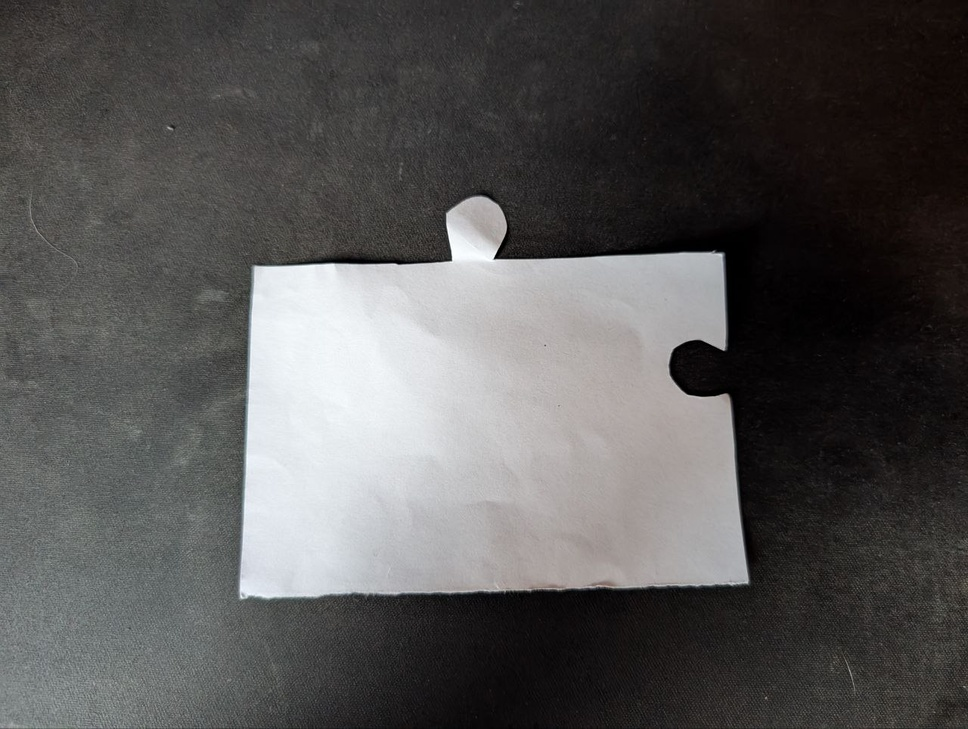
#> input picture Data/6017330782235905212.jpg, 968 x 729 px, shrunk from 1280 x 964 before the run, found by its file name
$ python Canny_detecttor_seperate_edges.py
#> lines starting #> are read from the running program, lines starting #| are printed output that depends on the picture; after the words box and inside, x2 and y2 are one past the last pixel; in counts of white or black regions, pixels touching at a corner belong together
from __future__ import print_function
import cv2 as cv
import numpy as np
import argparse

# Dein bestehendes Bild
src = cv.imread(r"C:\Users\cyril\OneDrive - Hochschule Luzern\Documents\HSLU\3. Semester\PREN1\Simulator\experiments\Data\6017330782235905212.jpg")
#> src is the input picture: shape (729, 968, 3); mean B, G, R 84.2, 84.8, 86
src_gray = cv.cvtColor(src, cv.COLOR_BGR2GRAY)

# Kanten finden
edges = cv.Canny(src_gray, 50, 150)
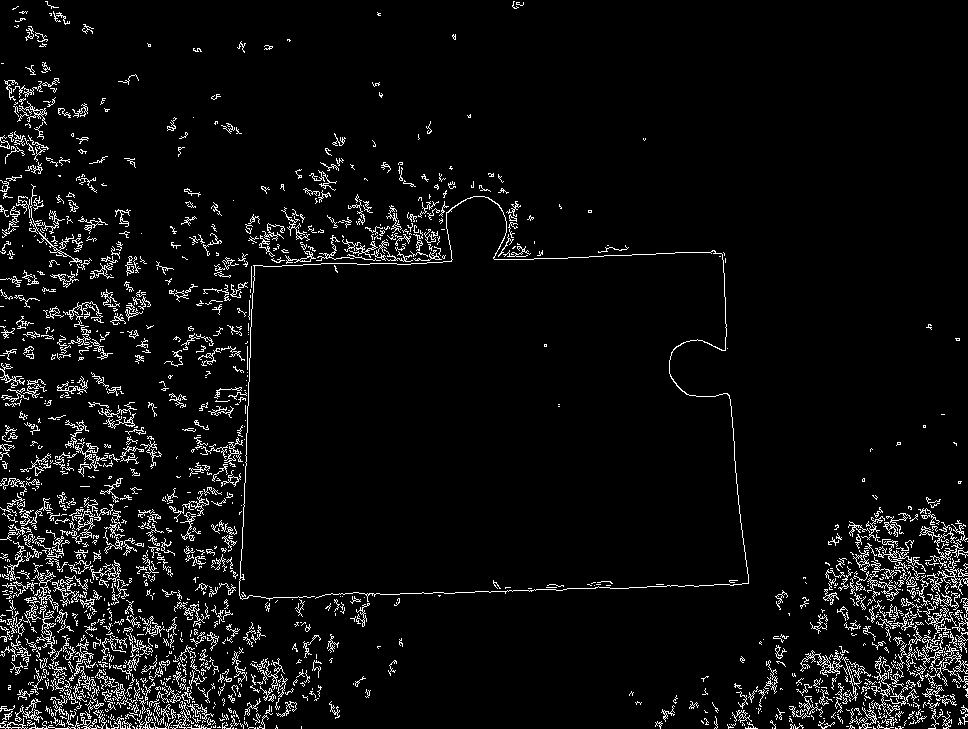
#> edges: shape (729, 968); 5.3% white in thin lines or dots

# Konturen finden
contours, hierarchy = cv.findContours(edges, cv.RETR_EXTERNAL, cv.CHAIN_APPROX_SIMPLE)
#> contours = 1367 contours, 1234 with area under 20; largest, box (x1, y1, x2, y2) and area: (942, 652, 968, 676) 197, (800, 650, 844, 677) 148, (36, 605, 56, 657) 124, (871, 656, 900, 716) 117, (875, 539, 926, 572) 115

# Kopie für die Visualisierung
output = src.copy()

# Alle Konturen zeichnen
cv.drawContours(output, contours, -1, (0,255,0), 2)
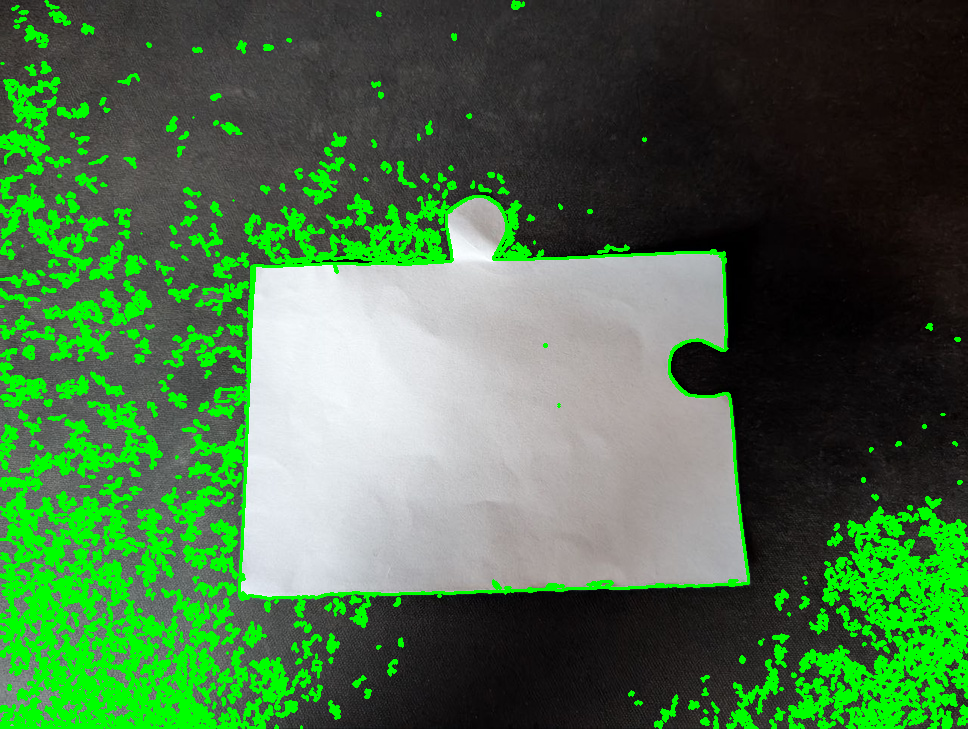
#> output: shape (729, 968, 3); 15.28% of pixels changed, all inside (x1, y1, x2, y2) = (0, 0, 968, 729)

print(f"Anzahl erkannter Objekte: {len(contours)}")
#| Anzahl erkannter Objekte: 1367

# Optional: einzelne Objekte ansprechen
for i, contour in enumerate(contours):
    # Bounding Box
    x, y, w, h = cv.boundingRect(contour)
    cv.rectangle(output, (x, y), (x+w, y+h), (255, 0, 0), 2)
    cv.putText(output, f"Objekt {i+1}", (x, y-10), cv.FONT_HERSHEY_SIMPLEX, 0.5, (255, 255, 255), 1)
#> this loop made 1367 passes
#> (x, y, w, h) on passes 4, 6, 7: (248, 727, 8, 2), (898, 726, 6, 3), (873, 726, 3, 3)
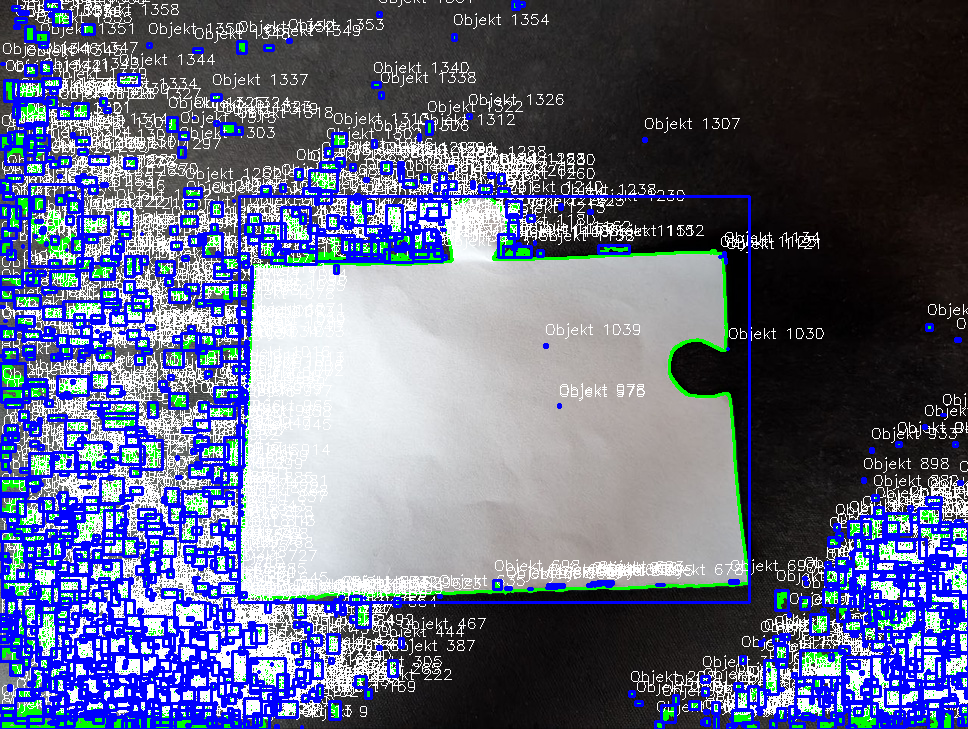
#> output: shape (729, 968, 3); mean B, G, R 132.5, 102.7, 95.8

for i, c in enumerate(contours):
    area = cv.contourArea(c)
    perimeter = cv.arcLength(c, True)
#> this loop made 1367 passes
#> (area, perimeter) on pass 53: (65, 119.1)
    #print(f"Objekt {i+1}: Fläche={area:.2f}, Umfang={perimeter:.2f}")


for i in range(len(contours)):
    for j in range(i+1, len(contours)):
        similarity = cv.matchShapes(contours[i], contours[j], cv.CONTOURS_MATCH_I1, 0.0)
        #print(f"Ähnlichkeit Objekt {i+1} ↔ Objekt {j+1}: {similarity:.4f}")


#Vergleich nach Ähnlichkeit und/oder Flächengrösse

cv.imshow("Objekte", output)
cv.waitKey(0)
cv.destroyAllWindows()

$ run again, with Data/5836667763232017659.jpg copied over Data/6017330782235905212.jpg
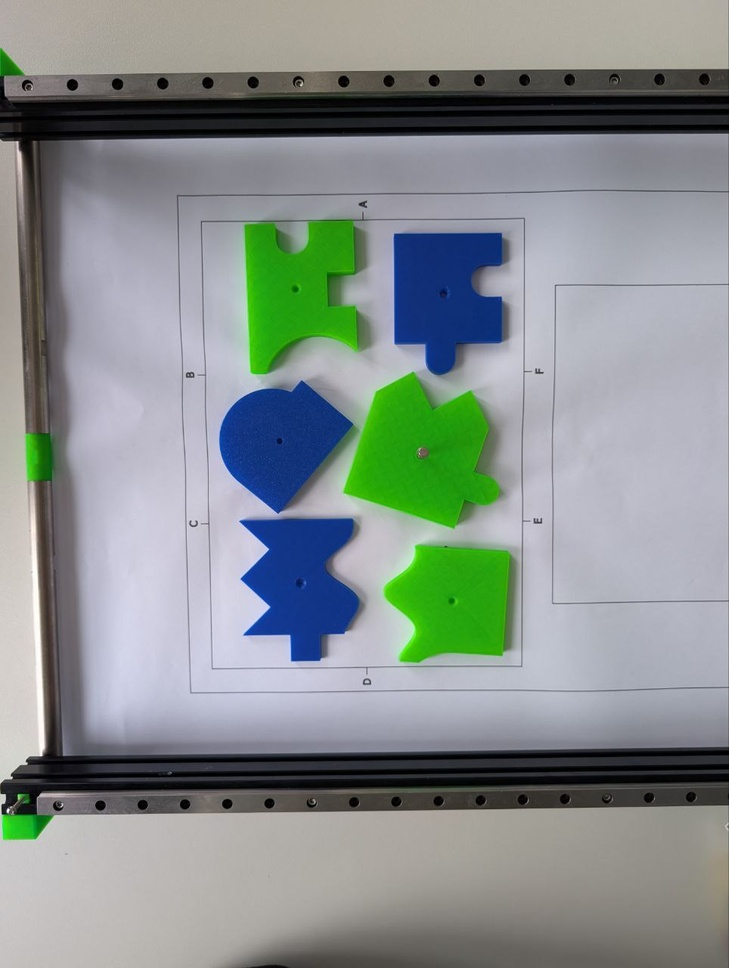
#> input picture Data/5836667763232017659.jpg, 729 x 968 px, shrunk from 964 x 1280 before the run, found by its file name
#> src is the input picture: shape (968, 729, 3); mean B, G, R 141.7, 143.7, 135.1
#> `edges = cv.Canny(src_gray, 50, 150)`:
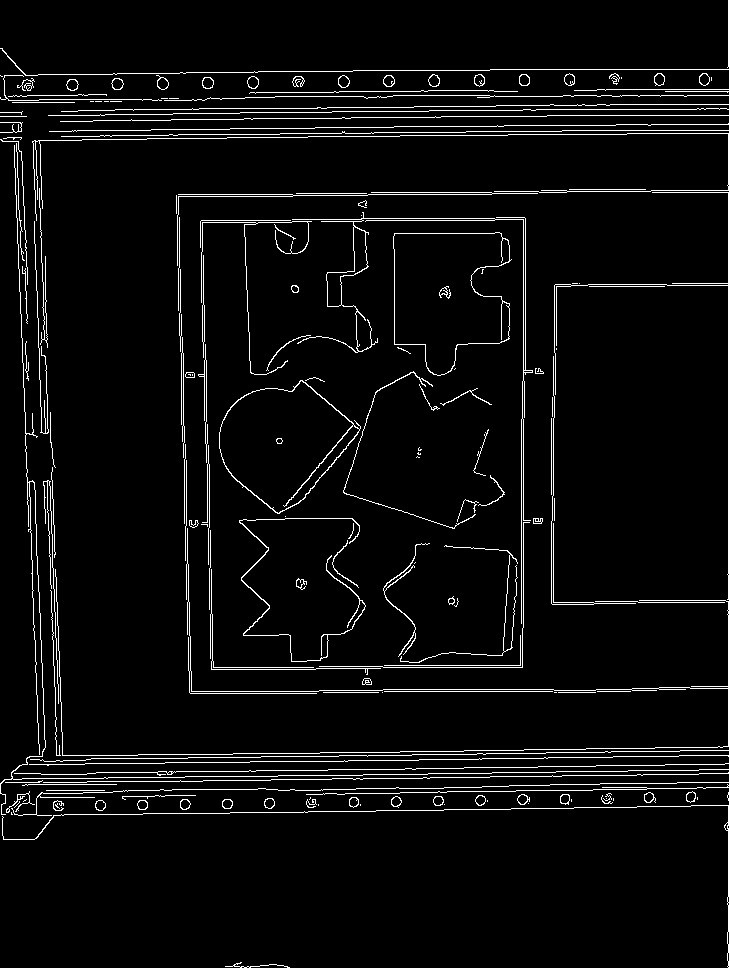
#> edges: shape (968, 729); 4.4% white in thin lines or dots
#> contours = 172 contours, 121 with area under 20; largest, box (x1, y1, x2, y2) and area: (393, 232, 512, 376) 12374, (219, 380, 361, 514) 11719, (292, 212, 533, 624) 1111, (239, 518, 366, 662) 184, (247, 76, 259, 89) 107
#| Anzahl erkannter Objekte: 172
#> the loop `for i, contour in enumerate(contours):` made 172 passes
#> (x, y, w, h) on passes 1, 3, 4: (225, 962, 65, 6), (2, 805, 727, 163), (444, 804, 1, 1)
#> after the loop `for i, contour in enumerate(contours):`:
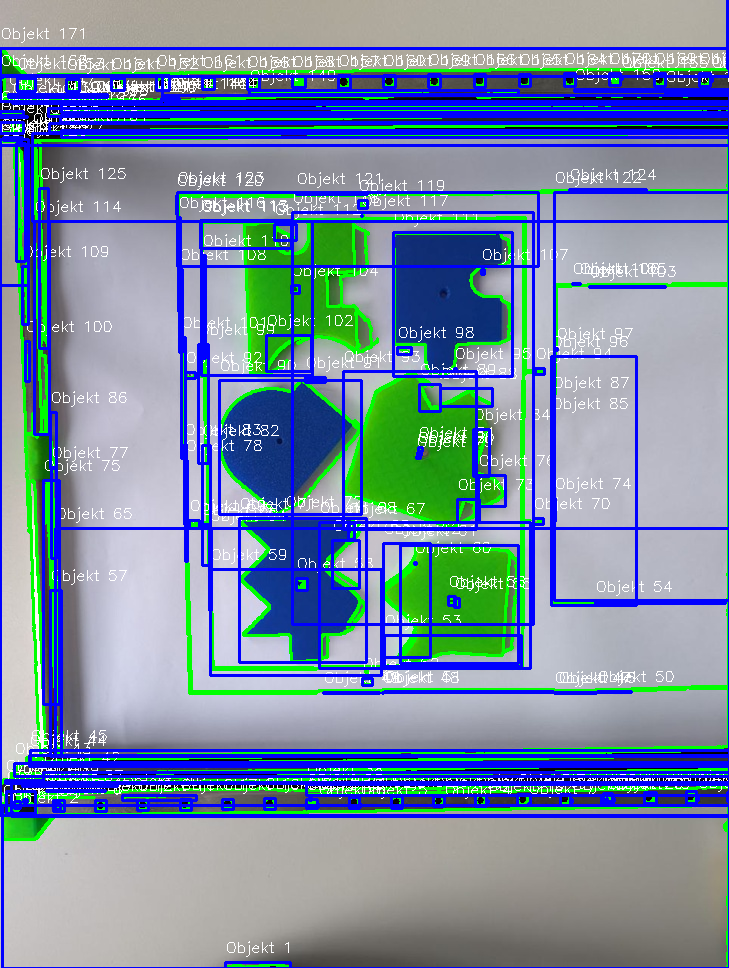
#> output: shape (968, 729, 3); mean B, G, R 164.1, 139.7, 118.5
#> the loop `for i, c in enumerate(contours):` made 172 passes
#> (area, perimeter) on passes 3, 11, 12: (42.5, 1871.7), (79, 33.31), (83, 34.14)
